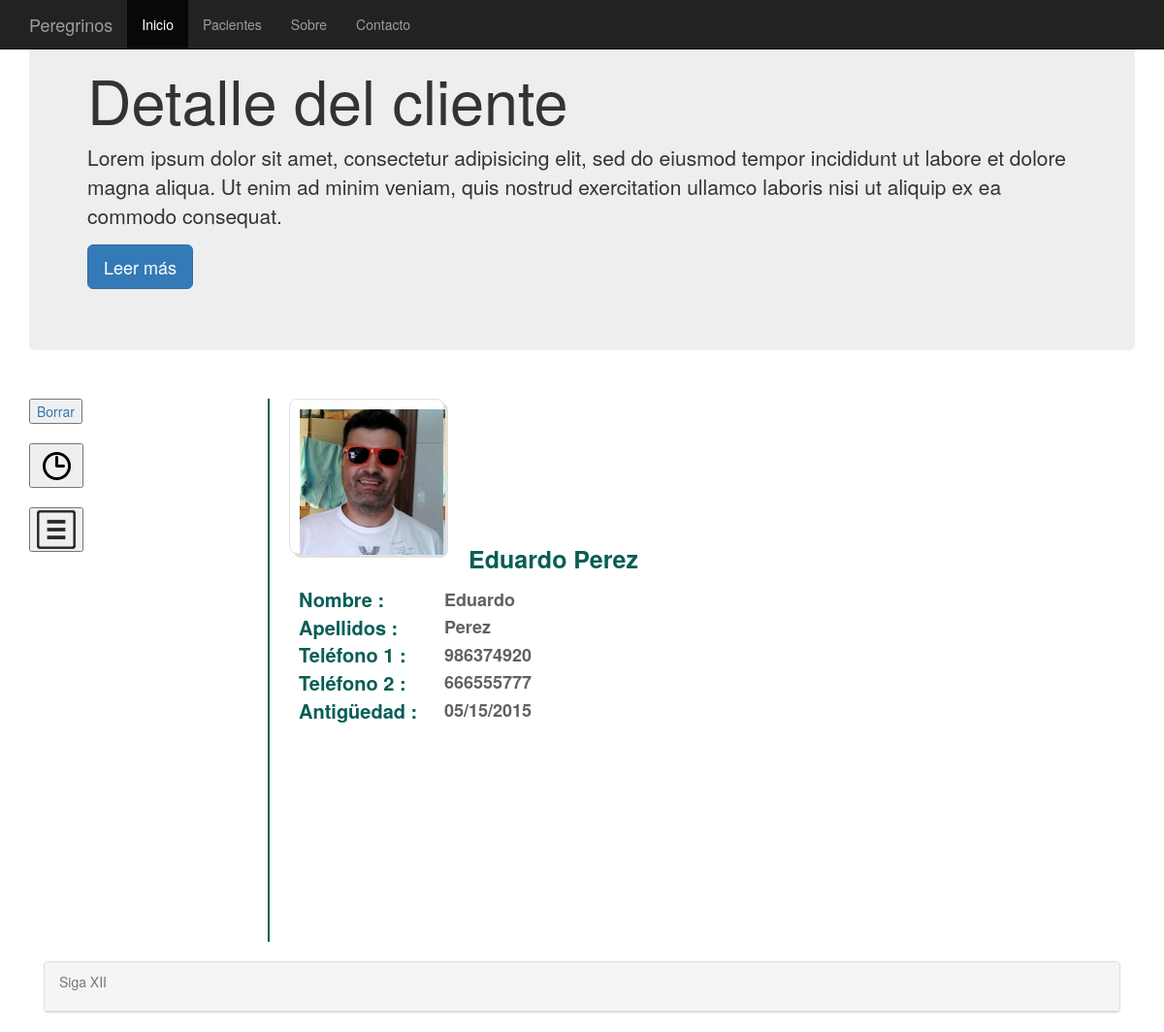
The app's page /pacientes_detalle/2/, older data.
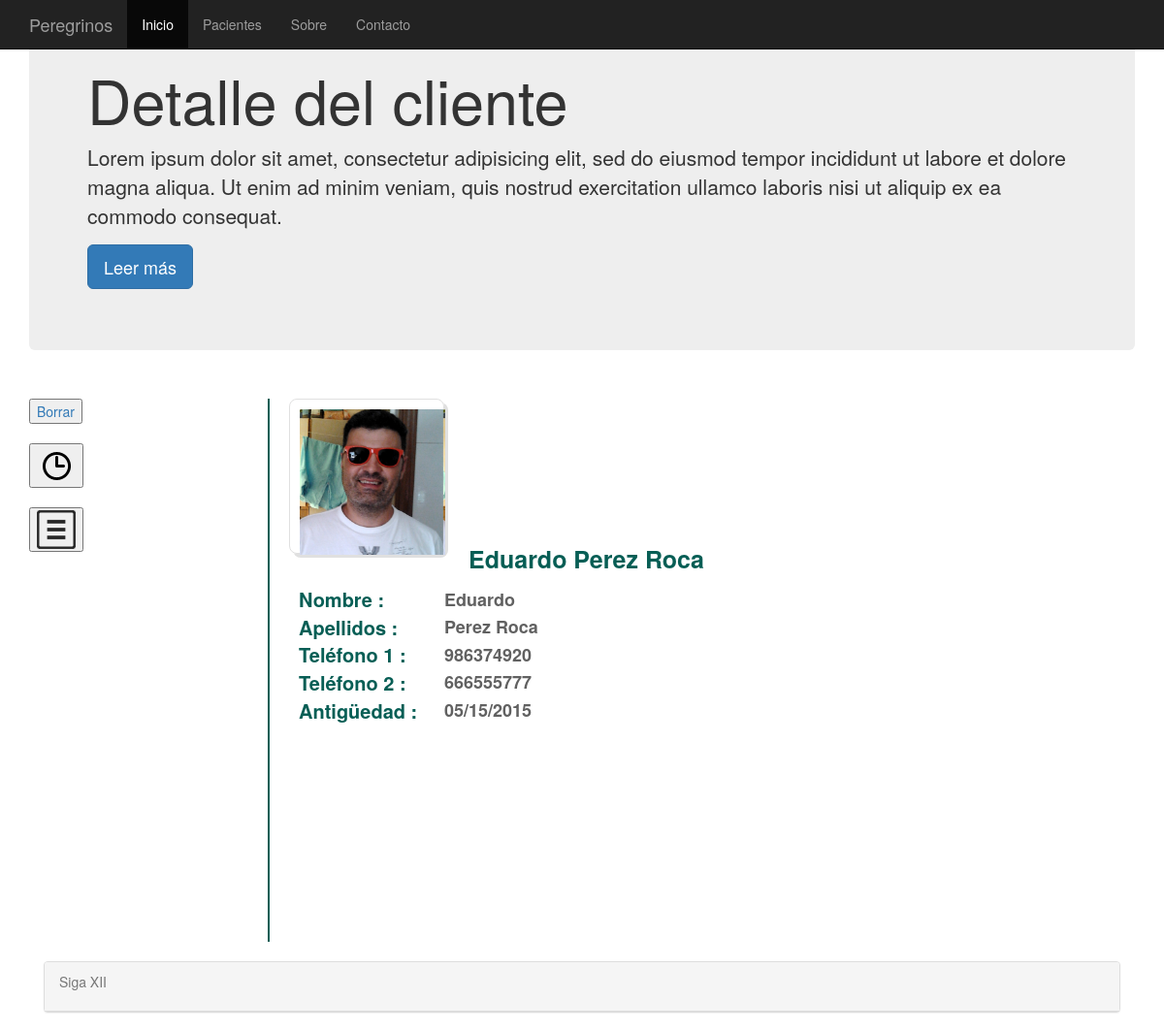
The same page, newer data.
### clinica/models.py (models this page shows, shortened)
class clientes(models.Model):
    nombre = models.CharField(max_length=75)
    apellidos = models.CharField(max_length=75)
    telefono =  models.PositiveIntegerField(null=True, blank=True)
    telefono2 = models.PositiveIntegerField(null=True, blank=True)
    antiguedad = models.DateTimeField(default=datetime.now, blank=True)
    fotografia = models.ImageField(upload_to='imagenes', blank=True)

### clinica/views.py (the view)
# urls.py: url(r'^pacientes_detalle/(?P<pk>[0-9]+)/$', DetallePacientes.as_view(), name = 'pacientes_detalle'),
class DetallePacientes(DetailView):
    model = clientes

### templates/clinica/clientes_detail.html
{% extends "base.html" %}
{%   load   staticfiles   %}
{% block elcss %}
<link   rel="stylesheet"   type="text/css"   href="{%   static  'clinica/css/pacientes_detalle.css'   %}"   />
{% endblock %}
{% block titulo %}
Detalle del cliente
{% endblock %}
{% block content %}
<div id="pdetalle_cuerpo">
	<div id="pdetalle_esquerda">
		<a href="/pacientes_borrar/{{clientes.id}}/"><button class="acceso_rapido">Borrar</button></a>
		<br /><br />
		<a href="/citas/{{clientes.id}}/"><button class="acceso_rapido"><img src="/media/imagenes/clock.png"></button><a>
		<br /><br />
		<a href="/historial/{{clientes.id}}/"><button class="acceso_rapido"><img src="/media/imagenes/historial.png"></button><a>
	</div>
	<div id="pdetalle_dereita">
		<div id="pdetalle_imagen">
			{% if clientes.fotografia %}
				<img src="{{ clientes.fotografia.url }}" width="150" height="150" >
				<br />
			{% else %}
				<img src="/media/imagenes/user.jpg">
				<br />
			{% endif %}
		</div>
		<div id="pdetalle_nombre">
			<spam>{{ clientes.nombre | capfirst}} {{ clientes.apellidos | capfirst}}</spam>
		</div>
		<div id="pdetalle_paciente">
			<table border ="0">
				<tr>
					<td width="150" class="etiquetas">Nombre :</td>
					<td width="350" class="campos">{{ clientes.nombre | capfirst }}</td>
				</tr>
				<tr>
					<td width="150" class="etiquetas">Apellidos :</td>
					<td width="350" class="campos">{{ clientes.apellidos | capfirst }}</td>
				</tr>
				<tr>
					<td width="150" class="etiquetas">Teléfono 1 :</td>
					<td width="350" class="campos">{{ clientes.telefono }}</td>
				</tr>
				<tr>
					<td width="150" class="etiquetas">Teléfono 2 :</td>
					<td width="350" class="campos">{{ clientes.telefono2 }}</td>
				</tr>
				<tr>
					<td width="150" class="etiquetas">Antigüedad :</td>
					<td width="350" class="campos">{{ clientes.antiguedad | date:"SHORT_DATE_FORMAT" }}</td>
				</tr>
			</table>
		</div>
	</div>
</div>
{% endblock %}

Row changes from the older to the newer data that the page shows:
changed clientes "Eduardo": apellidos "Perez" → "Perez Roca"
